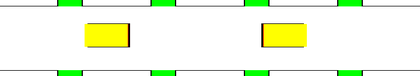
%> input picture code/map.bmp, 420 x 76 px, shrunk from 720 x 130 before the run
$ octave --eval "result = loadMap;"   (GNU Octave 9; MATLAB toolbox functions it lacks are replaced by stand-ins)
%> lines starting %> are read from the running program, lines starting %| are printed output that depends on the picture; in (x1, y1, x2, y2) boxes, pixels count from 0 and x2, y2 are one past the last pixel; in counts of white or black regions, pixels touching at a corner belong together; the program's own positions count from 1
### code/loadSituation.m
function [Map] = loadSituation()
%loadSituation: Conversion of k + 1 bmp - images to a map - matrix and a
%               three  dimensional matrix consisting of k two dimensional
%               matrices representing the given subsequent bmp - images.
%
%   Only the following colors with their interpretations are allowed:
%
%   Color               Hex         Decsription
%   White               FFFFFF      Free space. Passengers can free walk in
%                                   white areas.
%   Black               000000      Wall.
%   Red                 FF0000      Target for a group.
%   Green               0000FF      Start for a group.
%   Yellow              FFFF00      Slow areas (stairs etc. ).		==> NOT IMPLEMENTED YET
%	Blue 				0000FF		Safety area. 					==> NOT IMPLEMENTED YET
%
%   The output map - matrix contains:
%   0 => Wall, 1 => Free space, 2 => slow area, 3 => safety area
%
%   The output layer - matrices contain:
%   1 => Free space, 2 => starting point, Inf => ending point

%Generate map.
[FileName, PathName] = uigetfile('*.bmp', 'Select a Bitmap File');
%> the answer given: map.bmp
rawMap = imread(strcat(PathName, FileName));
%> rawMap is the input picture: size 76x420x3 uint8; mean R, G, B 239.9, 248.7, 224.1
% rawMap = imread('map.bmp');
walls = findColor(rawMap, 0, 0, 0);
%> after the loop in findColor, `for i = 1:m,`: Entries = 27 values, max 19959 at index 25, min 9829 at index 3, mean 18608.6
%> walls has the same summary as Entries in findColor
space = findColor(rawMap, 255, 255, 255);
space2 = findColor(rawMap, 255, 255, 0);
%> space2 = 1353 values, max 23226 at index 1353, min 6486 at index 1, mean 14921.9
ends  = findColor(rawMap, 255, 0, 0);
%> ends = []
starts  = findColor(rawMap, 0, 255, 0);
%> starts = 678 values, max 27432 at index 456, min 4490 at index 297, mean 15956.9

[lines, columns, depth] = size(rawMap);
%> lines = 76; columns = 420; depth = 3


Map = zeros(lines, columns);
Map(walls) = 0;
%> Map: size 76x420 double; every value is 0
Map(space) = 1;
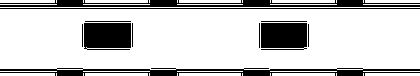
%> Map: size 76x420 double; values 0 (black) and 1 (white), 79.8% white; 11 black regions, largest, box (x1, y1, x2, y2) and area: (0, 0, 420, 7) 1708, (0, 68, 420, 76) 1706, (84, 23, 131, 50) 1219
Map(space2) = 1;
Map(ends)  = inf;
Map(starts) = 2;
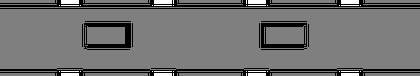
%> Map: size 76x420 double; min 0, max 2, mean 0.883; drawn with min black and max white


%Add a wall around the map.
Map(:, 1)       = 0;
Map(1, :)       = 0;
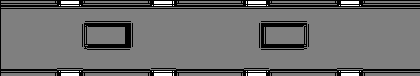
%> Map: size 76x420 double; min 0, max 2, mean 0.867; drawn with min black and max white
Map(:, columns) = 0;
Map(lines, :)   = 0;
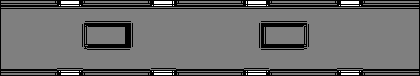
%> Map: size 76x420 double; min 0, max 2, mean 0.851; drawn with min black and max white


end

function [Entries] = findColor(Image, R, G, B)
%findColor: Finds all entries in an image of the specified RGB color.
[m,n,t] = size(Image);
if R > 255 | R < 0 | G > 255 | G < 0 | B > 255 | B < 0 | t ~= 3,
    error('Input error in function findColor');
end

search_px = [R;G;B];

Entries = [];
for i = 1:m,
    for j = 1:n,
        px = [Image(i,j,1); Image(i,j,2); Image(i,j,3)];
        if px == search_px,
            Entries = [Entries; i + j*m - m];
        end
    end
end
end

### code/computeVF.m
function [VFX, VFY, I] = computeVF(M)
%computeVF: Computes one vectorfield of a Map for each Layer
%   (each target)
%
%   The input is the m*n - Map containing information about walls, spaces,
%   ends positions.
%   The output are two matrices which contain the x and y components of the
%   vectors of a vectorfield in every point of the input matrix
%   representing the direction a passenger has to walk to follow the
%   shortest path to the nearest target. The additional matrix I contains
%   information about the length of way the traveller has to walk to the
%   target.
%
%   As defined in the loadSituation.m file, the codes which we need are:
%   Wall = 0, Space = 1, Exit = inf, Start = 2

% Implement the fast marching toolbox
path(path, 'fast_marching/');
path(path, 'fast_marching/toolbox/');
path(path, 'fast_marching/data/');

[m, n] = size(M);
%> m = 76; n = 420

% Find walls in the input matrix.
F = ones(m , n);
Walls = find(M == 0);
%> Walls = 5296 values from 1 to 31920
F(Walls) = 0;
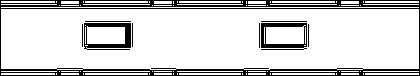
%> F: size 76x420 double; values 0 (black) and 1 (white), 83.4% white; black in thin lines or dots

% Find exits. Exit are set to infinity in the layer matrix
[ExitRows, ExitCols, V] = find( M == Inf );
%> ExitRows = []; ExitCols = []; V = []

% Generate exit vector. Must be done to use the fast marching toolbox
nExits = length(V);
%> nExits = 0
Exits = zeros(2, nExits);
Exits(1, :) = ExitRows;
Exits(2, :) = ExitCols;

% Apply fast marching and gradient. The fast marching toolbox is the base
% of the field force and handles over the direction
options.nb_iter_max = Inf;
[D, S] = perform_fast_marching(F, Exits, options);
% generate the vectorfields VFX and VFY using the function gradientField
[VFX, VFY] = gradientField(D);

% I is a matrix containing the information about the distance to go to the
% chosen target.
[A, I] = convert_distance_color(D,M);

%% Uncomment following lines if colormap-plot needed

% [6 lines of commented-out code are left out]


%% Uncomment following lines if vectorfield-plot needed
% [15 lines of commented-out code are left out]


end

### code/fast_marching/perform_fast_marching.m
function [D,S,Q] = perform_fast_marching(W, start_points, options)

% perform_fast_marching - launch the Fast Marching algorithm, in 2D or 3D.
%
%   [D,S,Q] = perform_fast_marching(W, start_points, options)
%
%   W is an (n,n) (for 2D, d=2) or (n,n,n) (for 3D, d=3)
%       weight matrix. The geodesics will follow regions where W is large.
%       W must be > 0.
%   'start_points' is a d x k array, start_points(:,i) is the ith starting point .
%
%   D is the distance function to the set of starting points.
%   S is the final state of the points : -1 for dead (ie the distance
%       has been computed), 0 for open (ie the distance is only a temporary
%       value), 1 for far (ie point not already computed). Distance function
%       for far points is Inf.
%   Q is the index of the closest point. Q is set to 0 for far points.
%       Q provide a Voronoi decomposition of the domain.
%
%   Optional:
%   - You can provide special conditions for stop in options :
%       'options.end_points' : stop when these points are reached
%       'options.nb_iter_max' : stop when a given number of iterations is
%          reached.
%   - You can provide an heuristic in options.heuristic (typically that try to guess the distance
%       that remains from a given node to a given target).
%       This is an array of same size as W.
%   - You can provide a map L=options.constraint_map that reduce the set of
%       explored points. Only points with current distance smaller than L
%       will be expanded. Set some entries of L to -Inf to avoid any
%       exploration of these points.
%   - options.values set the initial distance value for starting points
%   (default value is 0).
%
%   See also: perform_fast_marching_3d.
%
%   Copyright (c) 2007 Gabriel Peyre


options.null = 0;

%> the run ends on the next line
end_points = getoptions(options, 'end_points', []);
verbose = getoptions(options, 'verbose', 1);
nb_iter_max = getoptions(options, 'nb_iter_max', Inf);
values = getoptions(options, 'values', []);
L = getoptions(options, 'constraint_map', []);
H = getoptions(options, 'heuristic', []);
dmax = getoptions(options, 'dmax', Inf);

d = nb_dims(W);

if (d==4 && size(W,3)==2 && size(W,4)==2) || (d==4 && size(W,4)==6) || (d==5 && size(W,4)==3 && size(W,5)==3)
    % anisotropic fast marching
    if d==4 && size(W,3)==2 && size(W,4)==2
        % 2D vector field -> 3D field
        W1 = zeros(size(W,1), size(W,2), 3, 3);
        W1(:,:,1:2,1:2) = W;
        W1(:,:,3,3) = 1;
        W = reshape(W1, [size(W,1) size(W,2), 1 3 3]);
        % convert to correct size
        W = cat(4, W(:,:,:,1,1), W(:,:,:,1,2), W(:,:,:,1,3), W(:,:,:,2,2), W(:,:,:,2,3), W(:,:,:,3,3) );
    end
    if d==5
        % convert to correct size
        W = cat(4, W(:,:,:,1,1), W(:,:,:,1,2), W(:,:,:,1,3), W(:,:,:,2,2), W(:,:,:,2,3), W(:,:,:,3,3) );
    end

    if size(start_points,1)==2
        start_points(end+1,:) = 1;
    end
    if size(start_points,1)~=3
        error('start_points should be of size (3,n)');
    end

    % padd to avoid boundary problem
    W = cat(1, W(1,:,:,:), W, W(end,:,:,:));
    W = cat(2, W(:,1,:,:), W, W(:,end,:,:));
    W = cat(3, W(:,:,1,:), W, W(:,:,end,:));

%    if isempty(L)
        L = ones(size(W,1), size(W,2), size(W,3));
 %   end

    if dmax==Inf
        dmax = 1e15;
    end

%    start_points = start_points-1;
    alpha = 0;
    [D,Q] = perform_front_propagation_anisotropic(W, L, alpha, start_points,dmax);

    % remove boundary problems
    D = D(2:end-1,2:end-1,2:end-1);
    Q = Q(2:end-1,2:end-1,2:end-1);
    S = [];
    D(D>1e20) = Inf;
    return;
end


if d~=2 && d~=3
    error('Works only in 2D and 3D.');
end
if size(start_points,1)~=d
    error('start_points should be (d,k) dimensional with k=2 or 3.');
end

L(L==-Inf)=-1e9;
L(L==Inf)=1e9;
nb_iter_max = min(nb_iter_max, 1.2*max(size(W))^d);

% use fast C-coded version if possible
if d==2
    if exist('perform_front_propagation_2d')~=0
        [D,S,Q] = perform_front_propagation_2d(W,start_points-1,end_points-1,nb_iter_max, H, L, values);
    else
        [D,S] = perform_front_propagation_2d_slow(W,start_points,end_points,nb_iter_max, H);
        Q = [];
    end
elseif d==3
    [D,S,Q] = perform_front_propagation_3d(W,start_points-1,end_points-1,nb_iter_max, H, L, values);
end
Q = Q+1;

% replace C 'Inf' value (1e9) by Matlab Inf value.
D(D>1e8) = Inf;

### code/loadMap.m
function [VFX, VFY, I] = loadMap()

M = loadSituation();
[VFX, VFY, I] = computeVF(M);

end
